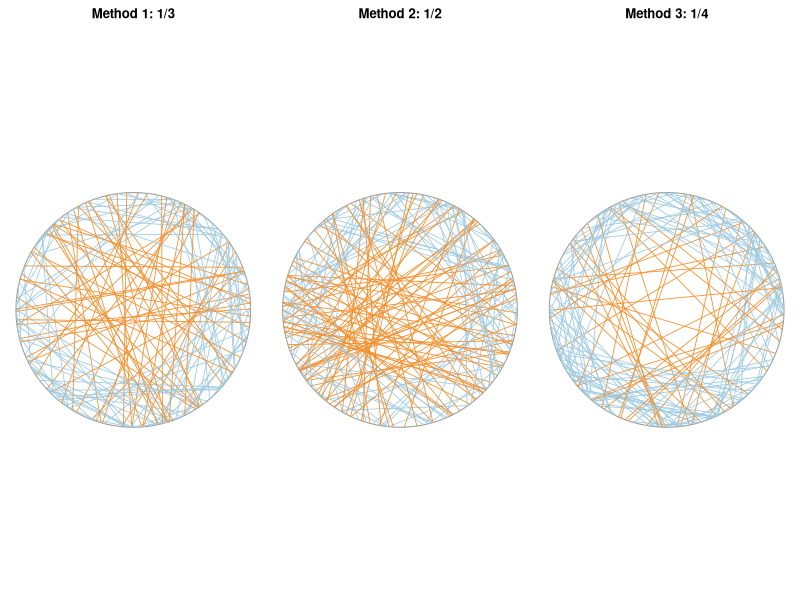

Reproduce this figure in R.
## ---- chunk 1
#| label: setup
#| include: false
set.seed(2026)
fmt <- function(x, d = 2) formatC(x, format = "f", digits = d, big.mark = ",")
pct <- function(x, d = 1) paste0(fmt(100 * x, d), "%")
## ---- chunk 2
#| label: three-methods
n <- 100000
# method 1: two uniform angles on the circumference
th <- abs(runif(n, 0, 2 * pi) - runif(n, 0, 2 * pi))
len1 <- 2 * sin(th / 2)
# method 2: distance from the centre uniform on [0, 1]
d2 <- runif(n)
len2 <- 2 * sqrt(1 - d2^2)
# method 3: midpoint uniform in the disc (r = sqrt(U))
d3 <- sqrt(runif(n))
len3 <- 2 * sqrt(1 - d3^2)
round(c(m1 = mean(len1 > sqrt(3)), m2 = mean(len2 > sqrt(3)), m3 = mean(len3 > sqrt(3))), 3)
## ---- chunk 3
#| label: chords-plot
#| fig-width: 9
#| fig-height: 3.4
#| fig-alt: "Three circles with 150 random chords each, one for each of Bertrand's methods. Chords longer than the side of the triangle are orange."
from_mid <- function(d, phi) cbind(phi - acos(d), phi + acos(d))
draw <- function(ends, title) {
  plot(NA, xlim = c(-1, 1), ylim = c(-1, 1), asp = 1, axes = FALSE, xlab = "", ylab = "", main = title)
  symbols(0, 0, circles = 1, inches = FALSE, add = TRUE, fg = "grey60")
  # chord length from the angle between the endpoints
  long <- 2 * abs(sin((ends[, 2] - ends[, 1]) / 2)) > sqrt(3)
  segments(cos(ends[, 1]), sin(ends[, 1]), cos(ends[, 2]), sin(ends[, 2]),
           col = ifelse(long, "#f28e2b", "#9ecae1"), lwd = 0.8)
}
m <- 150
par(mfrow = c(1, 3), mar = c(0.5, 0.5, 2, 0.5))
# method 1: the endpoints are two uniform angles
draw(cbind(runif(m, 0, 2 * pi), runif(m, 0, 2 * pi)), "Method 1: 1/3")
# methods 2 and 3: chord from the distance d and direction phi of its midpoint
draw(from_mid(runif(m), runif(m, 0, 2 * pi)), "Method 2: 1/2")
draw(from_mid(sqrt(runif(m)), runif(m, 0, 2 * pi)), "Method 3: 1/4")
